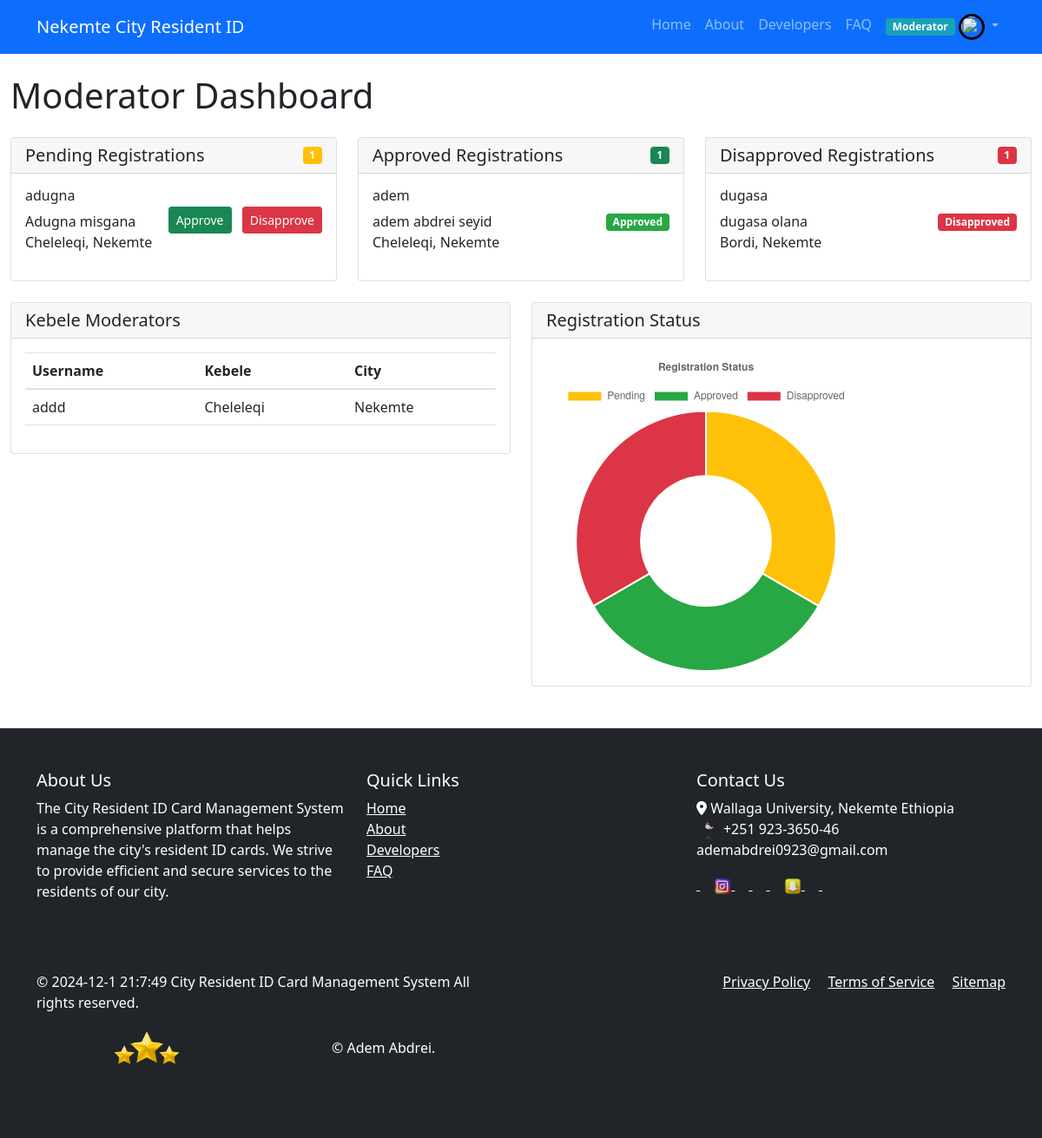
Screenshot of /moderator/moderator_dashboard.php (signed in) with the database file from the repository.
### tables this page shows
CREATE TABLE `residents` (
  `resident_id` int(11) NOT NULL,
  `username` varchar(50) NOT NULL,
  `password` varchar(255) NOT NULL,
  `full_name` varchar(100) NOT NULL,
  `image` varchar(255) DEFAULT NULL,
  `national_id` varchar(255) NOT NULL,
  `gender` enum('male','female') NOT NULL,
  `date_of_birth` date NOT NULL,
  `expiration_date` date DEFAULT NULL,
  `phone_number` varchar(20) DEFAULT NULL,
  `email` varchar(100) DEFAULT NULL,
  `occupation` varchar(100) DEFAULT NULL,
  `marital_status` enum('single','married','divorced','widowed') DEFAULT NULL,
  `number_of_dependents` int(11) DEFAULT NULL,
  `emergency_contact_name` varchar(100) DEFAULT NULL,
  `emergency_contact_phone` varchar(20) DEFAULT NULL,
  `blood_type` enum('A+','A-','B+','B-','AB+','AB-','O+','O-') DEFAULT NULL,
  `created_at` timestamp NOT NULL DEFAULT current_timestamp(),
  `updated_at` timestamp NOT NULL DEFAULT current_timestamp() ON UPDATE current_timestamp(),
  `region_id` int(11) DEFAULT NULL,
  `zone_id` int(11) DEFAULT NULL,
  `woreda_id` int(11) DEFAULT NULL,
  `city_id` int(11) DEFAULT NULL,
  `kebele_id` int(11) DEFAULT NULL,
  `status` enum('pending','approved','requested','disapproved') DEFAULT 'pending'
);

CREATE TABLE `kebele` (
  `kebele_id` int(11) NOT NULL,
  `kebele_name` varchar(50) NOT NULL,
  `city_id` int(11) DEFAULT NULL
);

CREATE TABLE `city` (
  `city_id` int(11) NOT NULL,
  `city_name` varchar(50) NOT NULL,
  `woreda_id` int(11) DEFAULT NULL
);

CREATE TABLE `kebelemoderator` (
  `kebeleModerator_id` int(11) NOT NULL,
  `username` varchar(50) NOT NULL,
  `password` varchar(255) NOT NULL,
  `full_name` varchar(100) NOT NULL,
  `image` varchar(255) DEFAULT NULL,
  `moderator_id` int(11) DEFAULT NULL,
  `kebele_id` int(11) DEFAULT NULL,
  `status` enum('active','inactive') DEFAULT 'active'
);

### moderator/moderator_dashboard.php (the view, shortened to what this page needs)
<?php
include '../includes/header.php';
require_once '../includes/db_connection.php';
$pending_registrations_query = "SELECT r.resident_id, r.username, r.full_name, r.status, k.kebele_name, c.city_name
                                FROM residents r
                                JOIN kebele k ON r.kebele_id = k.kebele_id
                                JOIN city c ON r.city_id = c.city_id
                                WHERE r.status = 'pending'";
$pending_registrations_result = $conn->query($pending_registrations_query);
$approved_registrations_query = "SELECT r.resident_id, r.username, r.full_name, r.status, k.kebele_name, c.city_name
                                 FROM residents r
                                 JOIN kebele k ON r.kebele_id = k.kebele_id
                                 JOIN city c ON r.city_id = c.city_id
                                 WHERE r.status = 'approved'";
$approved_registrations_result = $conn->query($approved_registrations_query);
$disapproved_registrations_query = "SELECT r.resident_id, r.username, r.full_name, r.status, k.kebele_name, c.city_name
                                    FROM residents r
                                    JOIN kebele k ON r.kebele_id = k.kebele_id
                                    JOIN city c ON r.city_id = c.city_id
                                    WHERE r.status = 'disapproved'";
$disapproved_registrations_result = $conn->query($disapproved_registrations_query);
$kebele_moderators_query = "SELECT km.kebeleModerator_id, km.username, k.kebele_name, c.city_name
                            FROM kebeleModerator km
                            JOIN kebele k ON km.kebele_id = k.kebele_id
                            JOIN city c ON k.city_id = c.city_id";
$kebele_moderators_result = $conn->query($kebele_moderators_query);
?>
<!DOCTYPE html>
<html lang="en">
<head>
    <link rel="stylesheet" href="../css/bootstrap.min.css">
    <link rel="stylesheet" href="https://cdnjs.cloudflare.com/ajax/libs/font-awesome/6.1.1/css/all.min.css">
</head>
<body>
    <div class="container-fluid py-4">
        <h1 class="mb-4">Moderator Dashboard</h1>
        <div class="row">
            <div class="col-md-4">
                <div class="card mb-4">
                    <div class="card-header">
                        <h5>Pending Registrations</h5>
                        <span class="badge bg-warning"><?php echo $pending_registrations_result->num_rows; ?></span>
                    </div>
                    <div class="card-body">
                        <?php while ($row = $pending_registrations_result->fetch_assoc()) : ?>
                            <div class="d-flex justify-content-between align-items-center mb-3">
                                <div>
                                    <h6><?php echo $row['username']; ?></h6>
                                    <p class="mb-0"><?php echo $row['full_name']; ?></p>
                                    <p class="mb-0"><?php echo $row['kebele_name']; ?>, <?php echo $row['city_name']; ?></p>
                                </div>
                                <div>
                                    <a href="moderator_approve_shortcut.php?id=<?php echo $row['resident_id']; ?>" class="btn btn-success btn-sm mr-2">Approve</a>
                                    <a href="moderator_disapprove_resident.php?id=<?php echo $row['resident_id']; ?>" class="btn btn-danger btn-sm">Disapprove</a>
                                </div>
                            </div>
                        <?php endwhile; ?>
                    </div>
                </div>
            </div>
            <div class="col-md-4">
                <div class="card mb-4">
                    <div class="card-header">
                        <h5>Approved Registrations</h5>
                        <span class="badge bg-success"><?php echo $approved_registrations_result->num_rows; ?></span>
                    </div>
                    <div class="card-body">
                        <?php while ($row = $approved_registrations_result->fetch_assoc()) : ?>
                            <div class="d-flex justify-content-between align-items-center mb-3">
                                <div>
                                    <h6><?php echo $row['username']; ?></h6>
                                    <p class="mb-0"><?php echo $row['full_name']; ?></p>
                                    <p class="mb-0"><?php echo $row['kebele_name']; ?>, <?php echo $row['city_name']; ?></p>
                                </div>
                                <div>
                                    <span class="status-pill approved">Approved</span>
                                </div>
                            </div>
                        <?php endwhile; ?>
                    </div>
                </div>
            </div>
            <div class="col-md-4">
                <div class="card mb-4">
                    <div class="card-header">
                        <h5>Disapproved Registrations</h5>
                        <span class="badge bg-danger"><?php echo $disapproved_registrations_result->num_rows; ?></span>
                    </div>
                    <div class="card-body">
                        <?php while ($row = $disapproved_registrations_result->fetch_assoc()) : ?>
                            <div class="d-flex justify-content-between align-items-center mb-3">
                                <div>
                                    <h6><?php echo $row['username']; ?></h6>
                                    <p class="mb-0"><?php echo $row['full_name']; ?></p>
                                    <p class="mb-0"><?php echo $row['kebele_name']; ?>, <?php echo $row['city_name']; ?></p>
                                </div>
                                <div>
                                    <span class="status-pill disapproved">Disapproved</span>
                                </div>
                            </div>
                        <?php endwhile; ?>
                    </div>
                </div>
            </div>
        </div>
        <div class="row">
            <div class="col-md-6">
                <div class="card mb-4">
                    <div class="card-header">
                        <h5>Kebele Moderators</h5>
                    </div>
                    <div class="card-body">
                        <table class="table">
                            <thead>
                                <tr>
                                    <th>Username</th>
                                    <th>Kebele</th>
                                    <th>City</th>
                                </tr>
                            </thead>
                            <tbody>
                                <?php while ($row = $kebele_moderators_result->fetch_assoc()) : ?>
                                    <tr>
                                        <td><?php echo $row['username']; ?></td>
                                        <td><?php echo $row['kebele_name']; ?></td>
                                        <td><?php echo $row['city_name']; ?></td>
                                    </tr>
                                <?php endwhile; ?>
                            </tbody>
                        </table>
                    </div>
                </div>
            </div>
            <div class="col-md-6">
                <div class="card mb-4">
                    <div class="card-header">
                        <h5>Registration Status</h5>
                    </div>
                    <div class="card-body">
                        <canvas id="registrationChart" width="400" height="200"></canvas>
                    </div>
                </div>
            </div>
        </div>
    </div>
    <?php include_once('../includes/footer.php'); ?>
    <script>
        // Create a chart to display the registration status
        var ctx = document.getElementById('registrationChart').getContext('2d');
        var registrationChart = new Chart(ctx, {
            type: 'doughnut',
            data: {
                labels: ['Pending', 'Approved', 'Disapproved'],
                datasets: [{
                    label: 'Registration Status',
                    data: [
                        <?php echo $pending_registrations_result->num_rows; ?>,
                        <?php echo $approved_registrations_result->num_rows; ?>,
                        <?php echo $disapproved_registrations_result->num_rows; ?>
                    ],
                    backgroundColor: [
                        '#ffc107',
                        '#28a745',
                        '#dc3545'
                    ]
                }]
            },
            options: {
                responsive: true,
                plugins: {
                    title: {
                        display: true,
                        text: 'Registration Status'
                    }
                }
            }
        });
    </script>
</body>
</html>

### moderator/moderator_dashboard.php (style rules this page uses)
.card-header { display: flex; justify-content: space-between; align-items: center; }
.card-header h5 { margin-bottom: 0; }
.card-body { max-height: 400px; overflow-y: auto; }
.status-pill { display: inline-block; padding: 0.25rem 0.5rem; font-size: 0.75rem; font-weight: 600; line-height: 1; border-radius: 0.25rem; }
.status-pill.approved { background-color: #28a745; color: #fff; }
.status-pill.disapproved { background-color: #dc3545; color: #fff; }

### rows the page displays
residents: username "adugna", full_name "Adugna misgana", kebele.kebele_name "Cheleleqi", city.city_name "Nekemte"
residents: username "adem", full_name "adem abdrei seyid", kebele.kebele_name "Cheleleqi", city.city_name "Nekemte"
residents: username "dugasa", full_name "dugasa olana", kebele.kebele_name "Bordi", city.city_name "Nekemte"
kebelemoderator: username "addd", kebele.kebele_name "Cheleleqi", city.city_name "Nekemte"

### other values shown
$_SESSION["user_type"] "Moderator"
$pending_registrations_result->num_rows "1"
$approved_registrations_result->num_rows "1"
$disapproved_registrations_result->num_rows "1"
chart data {{ $pending_registrations_result->num_rows }} 1
chart data {{ $approved_registrations_result->num_rows }} 1
chart data {{ $disapproved_registrations_result->num_rows }} 1
